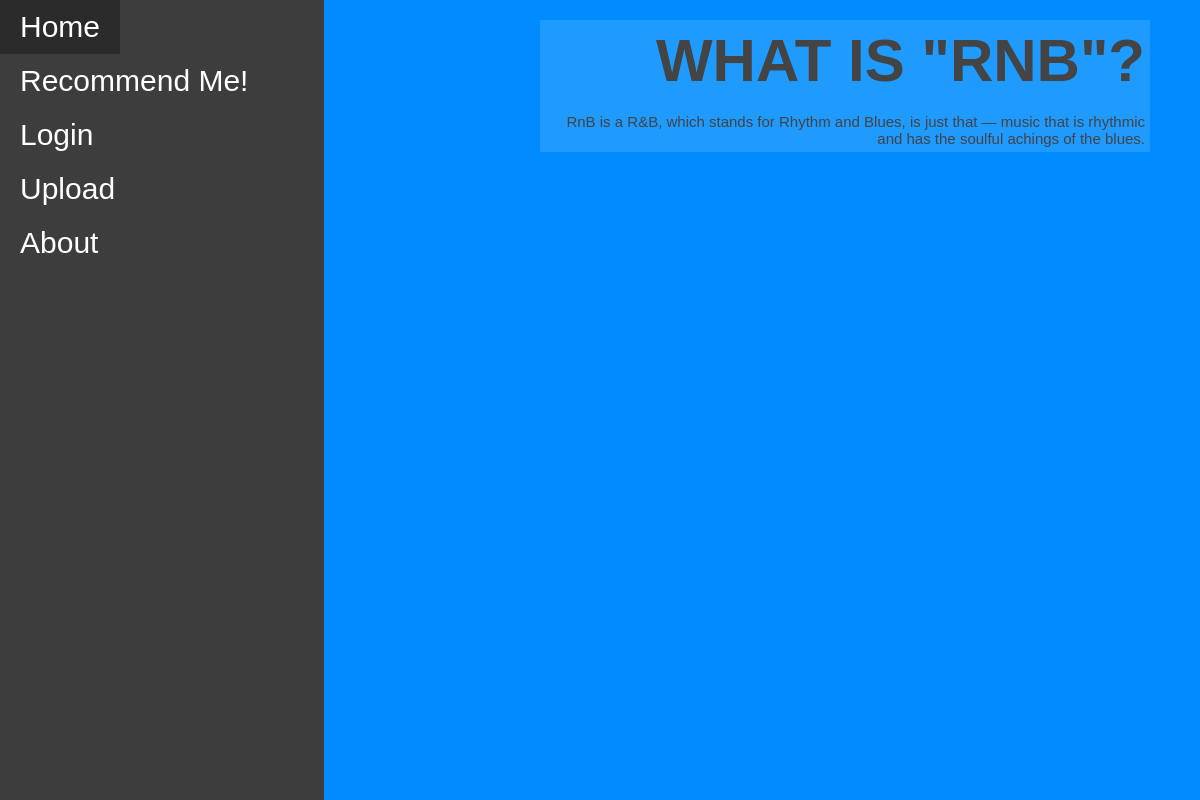
/genre/2, run on the app's committed database.
### models.py (models this page shows, shortened)
class Genre(db.Model):
    __tablename__ = 'Genre'
    id = db.Column(db.Integer, primary_key=True)
    genre = db.Column(db.String())
    genreDesc = db.Column(db.String())
    recommendations = db.relationship('Recommendation', secondary=RecommendationGenre, back_populates='genres')

### app.py (the view)
@app.route('/genre/<int:id>', methods=["GET","POST"])
def genre(id):
    logged= False
    if "user" in session:
        username = session["user"]
        logged = True
        genreinfo = models.Genre.query.filter_by(id=id).first_or_404()
        return render_template("genre.html", logged=logged, username = username, genreinfo=genreinfo)
    genreinfo = models.Genre.query.filter_by(id=id).first_or_404()
    return render_template("genre.html", logged=logged, genreinfo=genreinfo)

### templates/genre.html
{% extends 'layout.html' %}
{% block content %}
<body class = "testbg">
    <div class = "profile">
        <h1 class="titletext">WHAT IS "{{ genreinfo.genre }}"?</h1>
        <br>
        {{ genreinfo.genre }} is a {{ genreinfo.genreDesc }}
    </div>
</body>
{% endblock %}

### static/styles.css (style rules this page uses)
.background { background-color: rgb(0, 140, 255); padding: 0; border: 0px; margin: 0px; }
.profile { margin-right: 50px; margin-top: 20px; padding: 5px; max-width: 50%; float: right; text-align: right; background-color: #ffffff1f; }
.titletext { margin-top: 1px; font-size: 60px; text-transform: uppercase; margin-bottom: 1px; }
body { font-family: 'Helvetica', 'Arial', sans-serif; color: #444444; font-size: 15px; }

### data on the page
Genre: genre "RNB", genre "RnB", genreDesc "R&B, which stands for Rhythm and Blues, is just that — music that is rhythmic and has the soulful achings of the blues."
